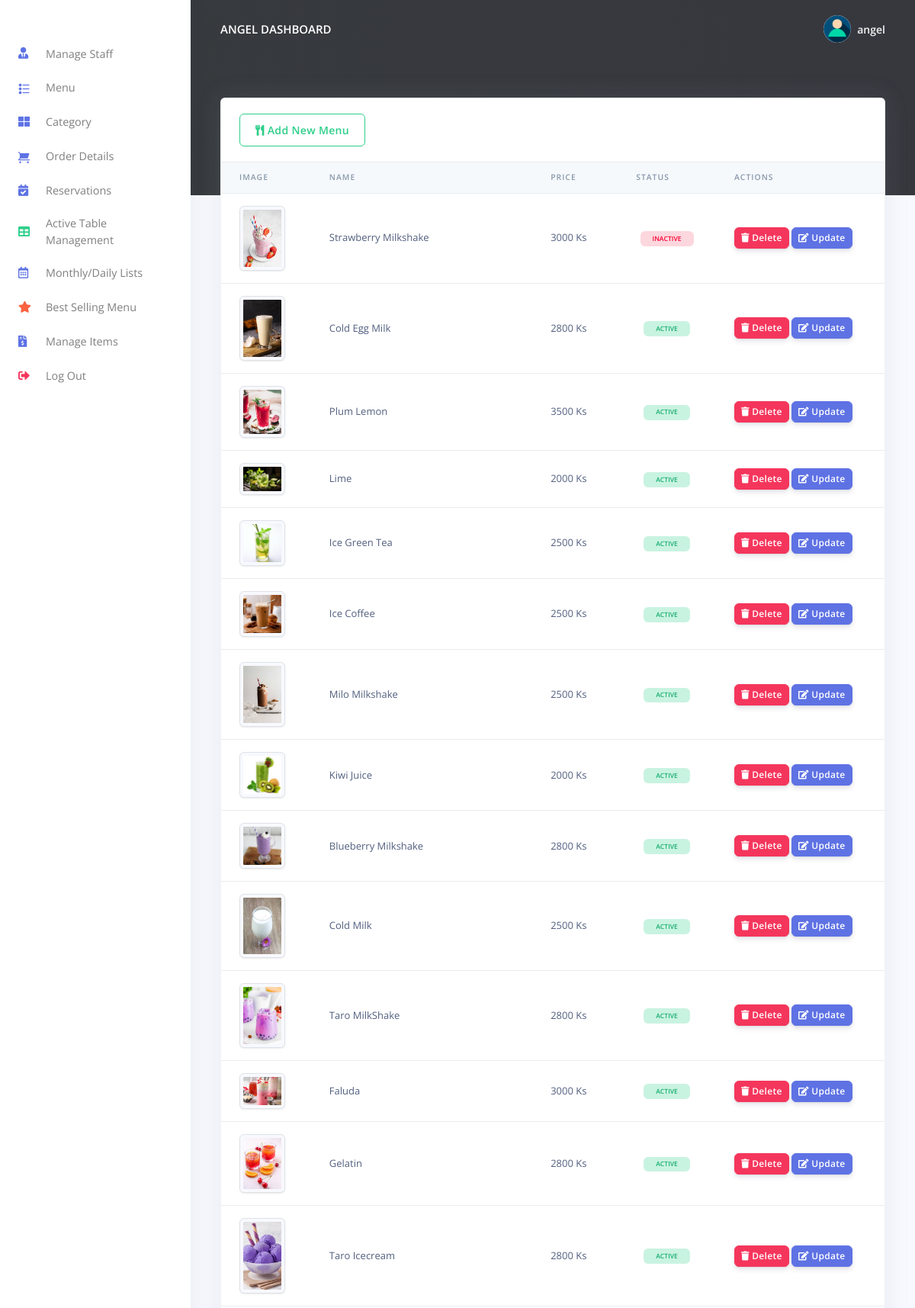
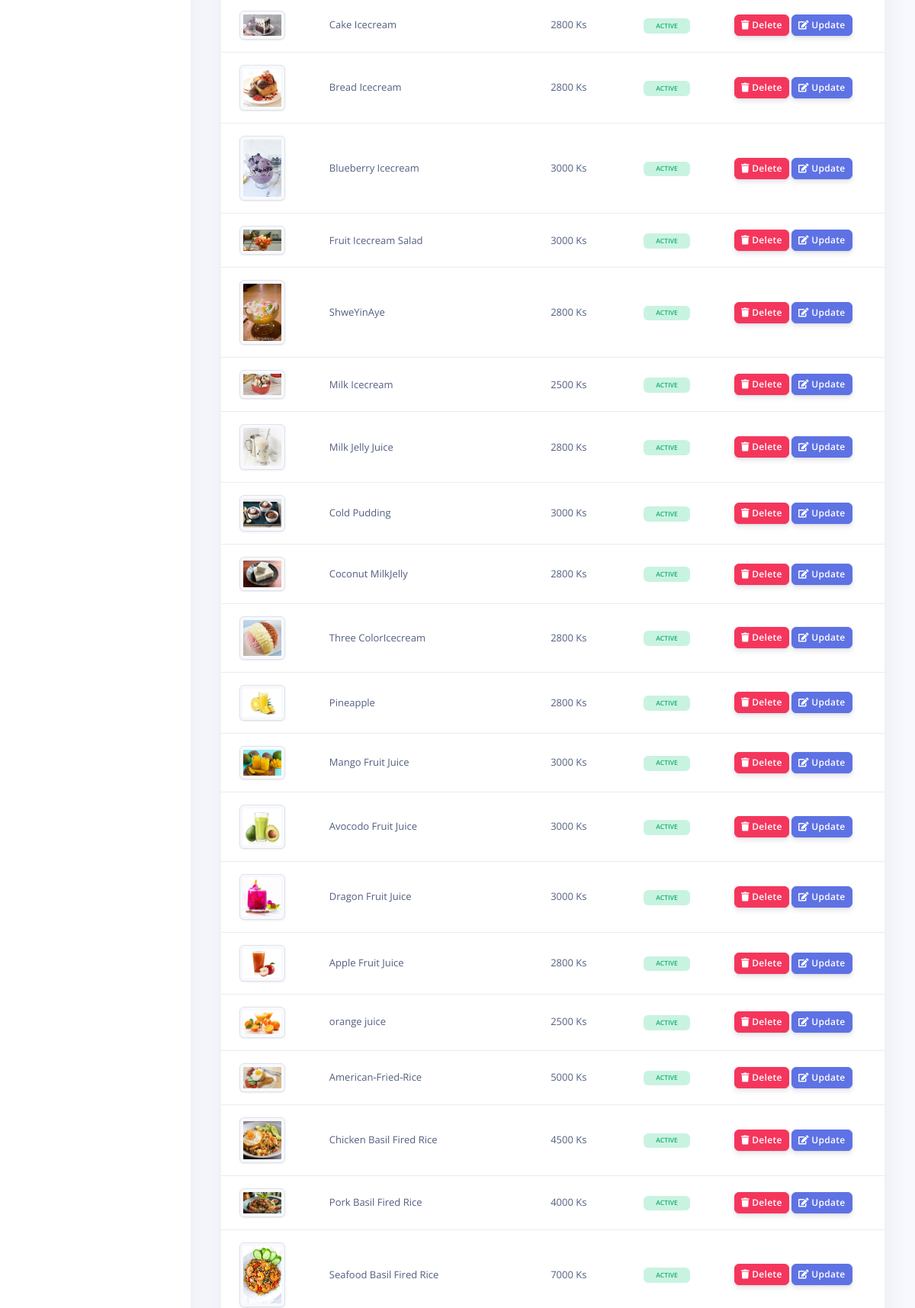
Page /admin/menu.php (signed in, upper part) on the committed database (2 pictures, top to bottom).
### tables this page shows
CREATE TABLE `system_admin` (
  `admin_id` int(10) UNSIGNED NOT NULL,
  `admin_name` varchar(50) NOT NULL,
  `admin_email` varchar(200) NOT NULL,
  `admin_password` varchar(50) NOT NULL
);

CREATE TABLE `foods` (
  `food_id` int(11) NOT NULL,
  `f_id` int(30) NOT NULL,
  `image` varchar(100) NOT NULL,
  `food_name` text NOT NULL,
  `food_price` int(11) NOT NULL,
  `status` tinyint(1) NOT NULL DEFAULT 1,
  `delete_flag` tinyint(1) NOT NULL DEFAULT 0
);

### admin/menu.php (the view, shortened to what this page needs)
<?php
include('config/config.php');
require_once('partials/_head.php');
?>
<body>
  <?php
  require_once('partials/_sidebar.php');
  ?>
  <div class="main-content">
    <?php
    require_once('partials/_topnav.php');
    ?>
    <div class="container-fluid mt--8">
      <div class="row">
        <div class="col">
          <div class="card shadow">
            <div class="card-header border-0">
              <a href="add_menu.php" class="btn btn-outline-success">
                <i class="fas fa-utensils"></i>
                Add New Menu
              </a>
            </div>
            <div class="table-responsive">
              <table class="table align-items-center table-flush">
                <thead class="thead-light">
                  <tr>
                    <th scope="col">Image</th>
                    <th scope="col">Name</th>
                    <th scope="col">Price</th>
                    <th scope="col">Status</th>
                    <th scope="col">Actions</th>
                  </tr>
                </thead>
                <tbody>
                  <?php
                  $ret = "SELECT * FROM  foods ";
                  $stmt = $mysqli->prepare($ret);
                  $stmt->execute();
                  $res = $stmt->get_result();
                  while ($prod = $res->fetch_object()) {
                  ?>
                    <tr>
                      <td>
                        <?php
                        if ($prod->image) {
                          echo "<img src='assets/img/menu/$prod->image' height='60' width='60' class='img-thumbnail'>";
                        }
                        ?>
                      </td>
                      <td><?php echo $prod->food_name; ?></td>
                      <td> <?php echo $prod->food_price; ?> Ks</td>
                      <td class="text-center">
                                <?php if($prod->status == 1): ?>
                                    <span class="badge badge-success px-3 rounded-pill">Active</span>
                                <?php else: ?>
                                    <span class="badge badge-danger px-3 rounded-pill">Inactive</span>
                                <?php endif; ?>
                            </td>
                      <td>
                        <a href="menu.php?delete=<?php echo $prod->food_id; ?>">
                          <button class="btn btn-sm btn-danger">
                            <i class="fas fa-trash"></i>
                            Delete
                          </button>
                        </a>
                        <a href="update_menu.php?update=<?php echo $prod->food_id; ?>">
                          <button class="btn btn-sm btn-primary">
                            <i class="fas fa-edit"></i>
                            Update
                          </button>
                        </a>
                      </td>
                    </tr>
                  <?php } ?>
                </tbody>
              </table>
            </div>
          </div>
        </div>
      </div>
    </div>
  </div>
</body>
</html>

### admin/partials/_sidebar.php (shortened to what this page needs)
<?php
$admin_id = $_SESSION['admin_id'];
$ret = "SELECT * FROM  system_admin  WHERE admin_id = '$admin_id'";
$stmt = $mysqli->prepare($ret);
$stmt->execute();
$res = $stmt->get_result();
while ($admin = $res->fetch_object()) {
?>
  <nav class="navbar navbar-vertical fixed-left navbar-expand-md navbar-light bg-white" id="sidenav-main">
    <div class="container-fluid">
      <div class="collapse navbar-collapse" id="sidenav-collapse-main">
        <ul class="navbar-nav">
          <li class="nav-item">
            <a class="nav-link" href="staffs.php">
              <i class="fas fa-user-tie text-primary"></i> Manage Staff
            </a>
          </li>
          <li class="nav-item">
            <a class="nav-link" href="menu.php">
              <i class="ni ni-bullet-list-67 text-primary"></i>Menu
            </a>
          </li>
          <li class="nav-item">
            <a class="nav-link" href="category.php">
            <i class="fas fa-th-large text-primary"></i>Category
            </a>
          </li>
          <li class="nav-item">
            <a class="nav-link" href="orders.php">
              <i class="ni ni-cart text-primary"></i> Order Details
            </a>
          </li>
          <li class="nav-item">
            <a class="nav-link" href="reservation.php">
            <i class="fas fa-calendar-check text-primary"></i>Reservations
            </a>
          </li>
          <li class="nav-item">
            <a class="nav-link" href="ActiveTables.php">
            <i class="fas fa-table text-success"></i>Active Table Management
            </a>
          </li>
          <li class="nav-item">
            <a class="nav-link" href="wavechart.php">
            <i class="far fa-calendar-alt text-primary"></i>Monthly/Daily Lists
            </a>
          </li>
          <li class="nav-item">
            <a class="nav-link" href="bestSelling.php">
            <i class="fas fa-star text-warning"></i>Best Selling Menu
            </a>
          </li>
          <li class="nav-item">
            <a class="nav-link" href="manage_item.php">
              <i class="fas fa-file-invoice-dollar text-primary"></i> Manage Items
            </a>
          </li>
        </ul>
        <ul class="navbar-nav mb-md-3">
          <li class="nav-item">
            <a class="nav-link" href="logout.php">
              <i class="fas fa-sign-out-alt text-danger"></i> Log Out
            </a>
          </li>
        </ul>
      </div>
    </div>
  </nav>
<?php } ?>

### admin/partials/_topnav.php (shortened to what this page needs)
<?php
$admin_id = $_SESSION['admin_id'];
$ret = "SELECT * FROM  system_admin  WHERE admin_id = '$admin_id'";
$stmt = $mysqli->prepare($ret);
$stmt->execute();
$res = $stmt->get_result();
while ($admin = $res->fetch_object()) {
?>
    <nav class="navbar navbar-top navbar-expand-md navbar-dark" id="navbar-main">
        <div class="container-fluid">
            <a class="h4 mb-0 text-white text-uppercase d-none d-lg-inline-block" href="dashboard.php"><?php echo $admin->admin_name; ?> Dashboard</a>
            <ul class="navbar-nav align-items-center d-none d-md-flex">
                <li class="nav-item dropdown">
                    <a class="nav-link pr-0" href="#" role="button" data-toggle="dropdown" aria-haspopup="true" aria-expanded="false">
                        <div class="media align-items-center">
                            <span class="avatar avatar-sm rounded-circle">
                                <img alt="Image placeholder" src="assets/img/theme/user-a-min.png">
                            </span>
                            <div class="media-body ml-2 d-none d-lg-block">
                                <span class="mb-0 text-sm  font-weight-bold"><?php echo $admin->admin_name; ?></span>
                            </div>
                        </div>
                    </a>
                </li>
            </ul>
        </div>
    </nav>
<?php } ?>

### rows in the picture
system_admin: admin_name "ANGEL", admin_name "angel"
foods: image (picture), food_name "Strawberry Milkshake", food_price "3000", status "INACTIVE"
foods: image (picture), food_name "Cold Egg Milk", food_price "2800", status "ACTIVE"
foods: image (picture), food_name "Plum Lemon", food_price "3500", status "ACTIVE"
foods: image (picture), food_name "Lime", food_price "2000", status "ACTIVE"
foods: image (picture), food_name "Ice Green Tea", food_price "2500", status "ACTIVE"
foods: image (picture), food_name "Ice Coffee", food_price "2500", status "ACTIVE"
foods: image (picture), food_name "Milo Milkshake", food_price "2500", status "ACTIVE"
foods: image (picture), food_name "Kiwi Juice", food_price "2000", status "ACTIVE"
foods: image (picture), food_name "Blueberry Milkshake", food_price "2800", status "ACTIVE"
foods: image (picture), food_name "Cold Milk", food_price "2500", status "ACTIVE"
foods: image (picture), food_name "Taro MilkShake", food_price "2800", status "ACTIVE"
foods: image (picture), food_name "Faluda", food_price "3000", status "ACTIVE"
foods: image (picture), food_name "Gelatin", food_price "2800", status "ACTIVE"
foods: image (picture), food_name "Taro Icecream", food_price "2800", status "ACTIVE"
foods: image (picture), food_name "Cake Icecream", food_price "2800", status "ACTIVE"
foods: image (picture), food_name "Bread Icecream", food_price "2800", status "ACTIVE"
foods: shows a picture, food_name "Blueberry Icecream", food_price "3000", status "ACTIVE"
foods: image (picture), food_name "Fruit Icecream Salad", food_price "3000", status "ACTIVE"
foods: image (picture), food_name "ShweYinAye", food_price "2800", status "ACTIVE"
foods: image (picture), food_name "Milk Icecream", food_price "2500", status "ACTIVE"
foods: image (picture), food_name "Milk Jelly Juice", food_price "2800", status "ACTIVE"
foods: image (picture), food_name "Cold Pudding", food_price "3000", status "ACTIVE"
foods: image (picture), food_name "Coconut MilkJelly", food_price "2800", status "ACTIVE"
foods: image (picture), food_name "Three ColorIcecream", food_price "2800", status "ACTIVE"
foods: image (picture), food_name "Pineapple", food_price "2800", status "ACTIVE"
foods: image (picture), food_name "Mango Fruit Juice", food_price "3000", status "ACTIVE"
foods: image (picture), food_name "Avocodo Fruit Juice", food_price "3000", status "ACTIVE"
foods: image (picture), food_name "Dragon Fruit Juice", food_price "3000", status "ACTIVE"
foods: image (picture), food_name "Apple Fruit Juice", food_price "2800", status "ACTIVE"
foods: image (picture), food_name "orange juice", food_price "2500", status "ACTIVE"
foods: image (picture), food_name "American-Fried-Rice", food_price "5000", status "ACTIVE"
foods: image (picture), food_name "Chicken Basil Fired Rice", food_price "4500", status "ACTIVE"
foods: image (picture), food_name "Pork Basil Fired Rice", food_price "4000", status "ACTIVE"
foods: image (picture), food_name "Seafood Basil Fired Rice", food_price "7000", status "ACTIVE"
